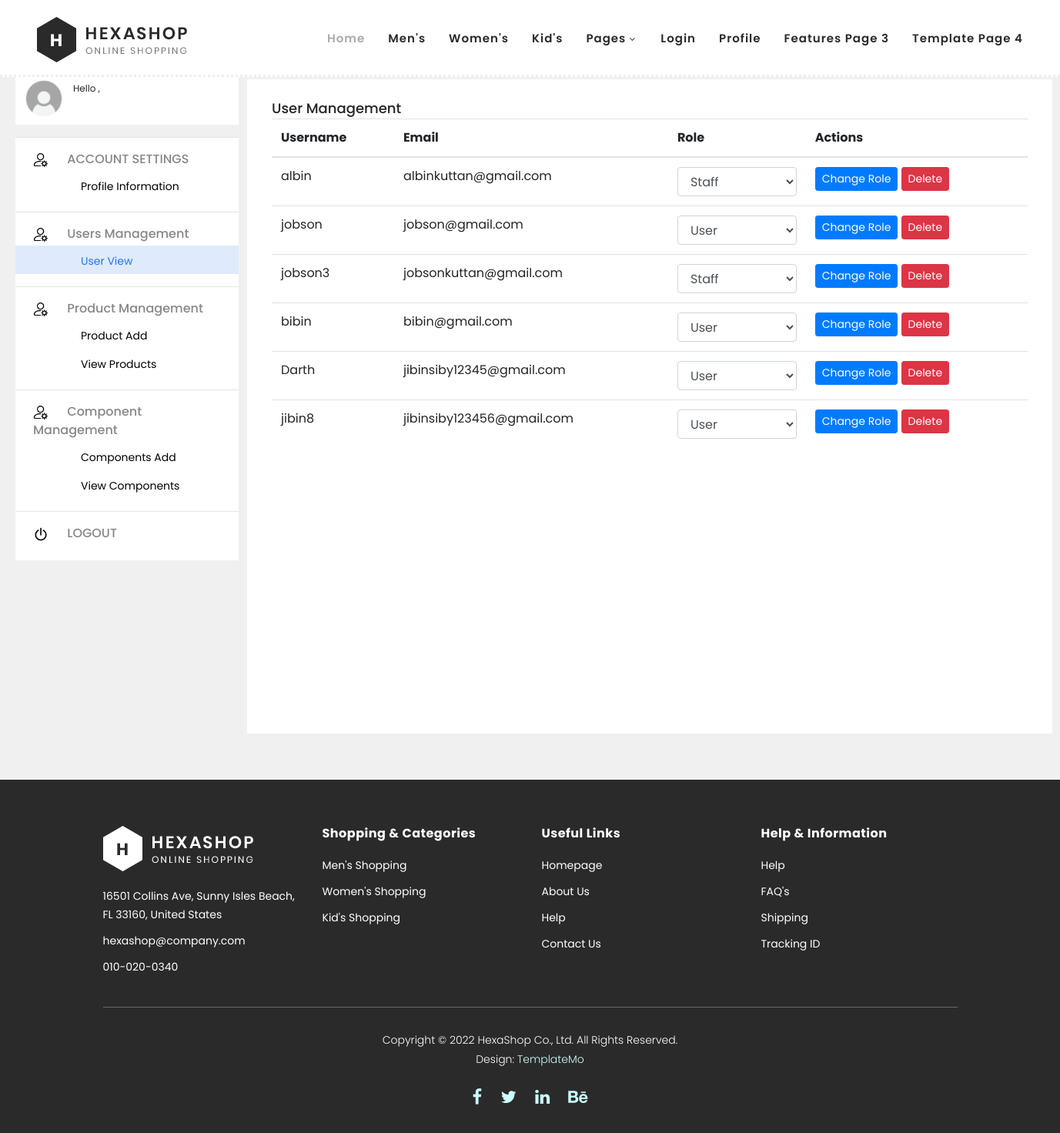
The page /admin_userview/ on the database as committed earlier.
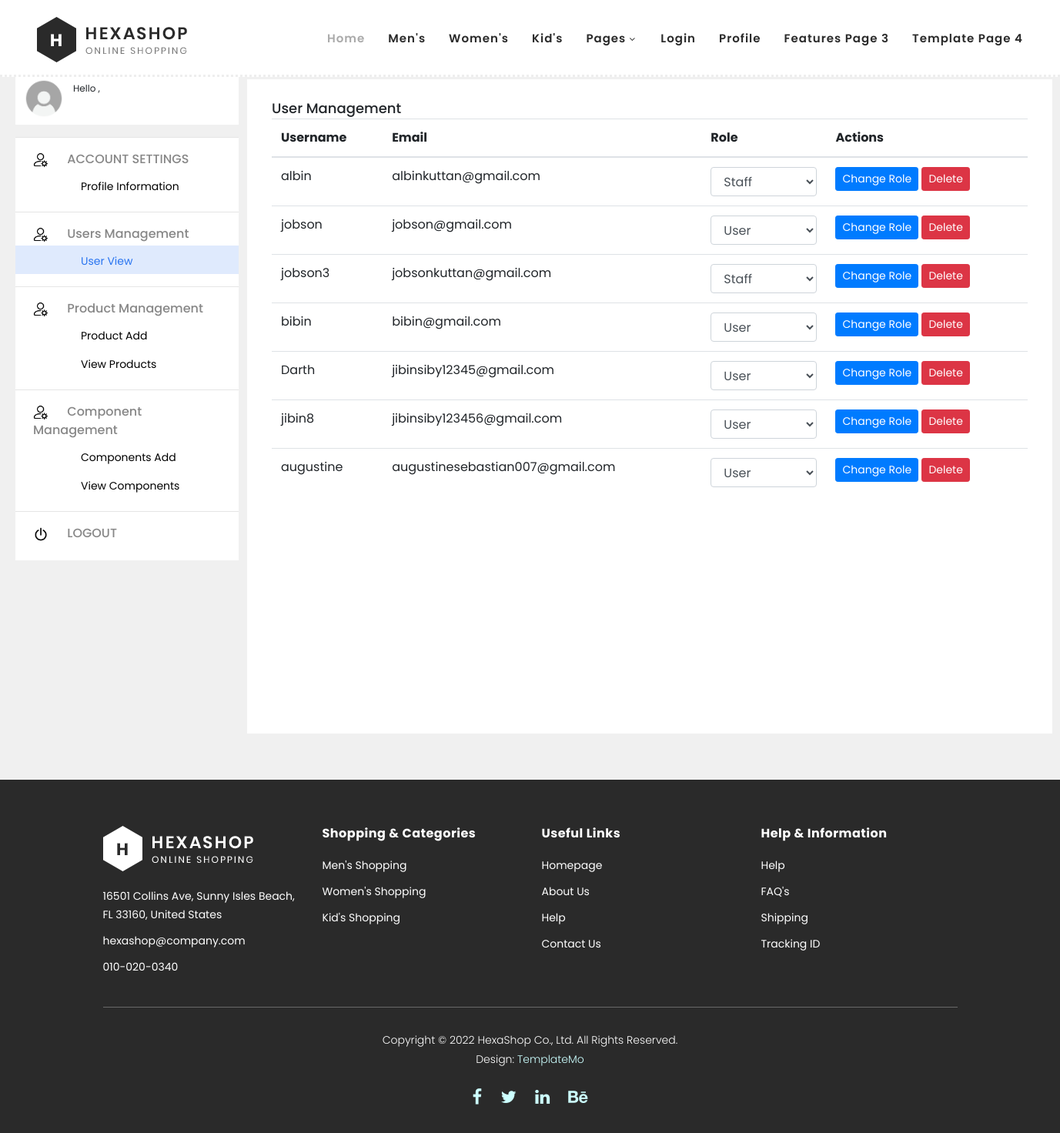
The same page on the database as committed later.
### userapp/models.py (models this page shows, shortened)
class User(AbstractUser):
    ROLE_CHOICES = (
        ('user', 'User'),
        ('staff', 'Staff'),
        ('admin', 'Admin'),
    )
    fullname = models.CharField(max_length=255)
    date_joined = models.DateTimeField(auto_now_add=True)
    last_login = models.DateTimeField(auto_now=True)
    is_staff = models.BooleanField(default=False)
    role = models.CharField(max_length=10, choices=ROLE_CHOICES, default='user')
    mobile = models.CharField(max_length=20,unique=False,default="nil")
    email = models.EmailField(unique=True)
    USERNAME_FIELD = 'email'
    REQUIRED_FIELDS = ['username','password']

### userapp/views.py (the view)
# urls.py: path('admin_userview/', views.admin_userview, name='admin_userview'),
def admin_userview(request):
    User = get_user_model()
    users = User.objects.exclude(is_superuser=True)
    return render(request, 'admin_userview.html', {'users': users})

### template/admin_userview.html (shortened to what this page needs)
{% load static %}
<!DOCTYPE html>
<html lang="en">
  <head>
    <link rel="stylesheet" type="text/css" href="{% static 'css/bootstrap.min.css' %}">
    <link rel="stylesheet" type="text/css" href="{% static 'css/font-awesome.css' %}">
    <link rel="stylesheet" href="{% static 'css/templatemo-hexashop.css' %}">
    <link rel="stylesheet" href="{% static 'css/owl-carousel.css' %}">
    <link rel="stylesheet" href="{% static 'css/lightbox.css' %}">
    <link rel="stylesheet" type="text/css" href="{% static 'css/sidebarprofile.css' %}">
    </head>
    <body style="background-color:#f0f0f0;">
    <header class="header-area header-sticky">
        <div class=" mx-5">
            <div class="row">
                <div class="col-12">
                    <nav class="main-nav">
                        <a href="index.html" class="logo">
                            <img src="{% static 'images/logo.png' %}">
                        </a>
                        <ul class="nav">
                            <li class="scroll-to-section"><a href="#top" class="active">Home</a></li>
                            <li class="scroll-to-section"><a href="#men">Men's</a></li>
                            <li class="scroll-to-section"><a href="#women">Women's</a></li>
                            <li class="scroll-to-section"><a href="#kids">Kid's</a></li>
                            <li class="submenu">
                                <a href="javascript:;">Pages</a>
                            </li>
                            {% if user.is_authenticated%}
                            <li class="submenu">
                                <a href="javascript:;">{{ user.username }}</a>
                                <ul>
                                    <li><a href="{% url 'userapp:logout' %}">Logout</a></li>
                            {% else %}
                                    <li><a href="loginuser">Login</a></li>
                            {% endif %}
                                    <li><a href="profile">Profile</a></li>
                                    <li><a href="#">Features Page 3</a></li>
                                    <li><a rel="nofollow" href="https://templatemo.com/page/4" target="_blank">Template Page 4</a></li>
                                </ul>
                    </nav>
                </div>
            </div>
        </div>
    </header>
     <div class="side-nav">
        <div class="namedisplay">
            <img class="namedisplayimage" height="50px" width="50px" src="{% static 'images/profileimage.png' %}">
            <div class="namedisplaytext">
                <div class="namedisplaytexthello">
                    Hello
                    ,
                </div>
            </div>
        </div>
        <div class="accountdisplay">
            <div class="accountdisplayorderline">
                <hr>
            </div>
            <div class="accountdisplaysettings">
                <div class="accountdisplaysettingdetails">
                    <img class="accountdisplayorderdetailsimage" src="{% static 'images/setting.png' %}">
                    <a class="accountdisplayorderdetailsorder" href="#">
                        ACCOUNT SETTINGS
                    </a>
                </div>
                <div class="profileaddress">
                    <a href="{% url 'userapp:admin_profile' %}">
                        <div class="profileinformation" >Profile Information</div>
                    </a>
                </div>
            </div>
            <div class="accountdisplayorderline">
                <hr>
            </div>
            <div class="accountdisplaysettings">
                <div class="accountdisplaysettingdetails" >
                    <img class="accountdisplayorderdetailsimage" src="{% static 'images/setting.png' %}">
                    <a class="accountdisplayorderdetailsorder" >
                        Users Management
                    </a>
                </div>
                <div class="profileaddress">
                    <a href="{% url 'userapp:admin_userview' %}">
                        <div class="profileinformation" href="#" style="background-color:#dfeafd; color:#2874f0">User View</div>
                    </a>
                </div>
            </div>
            <div class="accountdisplayorderline">
                <hr>
            </div>
            <div class="accountdisplaysettings">
                <div class="accountdisplaysettingdetails">
                    <img class="accountdisplayorderdetailsimage" src="{% static 'images/setting.png' %}">
                    <a class="accountdisplayorderdetailsorder" href="#">
                        Product Management
                    </a>
                </div>
                <div class="profileaddress">
                    <a href="{% url 'userapp:admin_productadd' %}">
                        <div class="profileinformation">Product Add</div>
                    </a>
                    <a href="{% url 'userapp:admin_viewproduct' %}">
                        <div class="manageaddress">View Products</div>
                    </a>
                </div>
            </div>
            <div class="accountdisplayorderline">
                <hr>
            </div>
            <div class="accountdisplaysettings">
                <div class="accountdisplaysettingdetails">
                    <img class="accountdisplayorderdetailsimage" src="{% static 'images/setting.png' %}">
                    <a class="accountdisplayorderdetailsorder" href="#">
                        Component Management
                    </a>
                </div>
                <div class="profileaddress">
                    <a href="{% url 'userapp:admin_addcomponent' %}">
                        <div class="profileinformation">Components Add</div>
                    </a>
                    <a href="{% url 'userapp:admin_viewcomponent' %}">
                        <div class="profileinformation"  >View Components</div>
                    </a>
                </div>
            </div>
            <div class="accountdisplayorderline">
                <hr>
            </div>
            <div class="accountdisplaysettings">
                <div class="accountdisplaysettingdetails">
                    <img class="accountdisplayorderdetailsimage" src="{% static 'images/turn-off.png' %}">
                    <a class="accountdisplayorderdetailsorder" href="{% url 'userapp:logout' %}">
                        LOGOUT
                    </a>
                </div>
            </div>
        </div>
        <div class="profilebody">
            <div class="profilebodypadding">
                <div class="personalinfodetails">
                    <div class="personalinfotitle">
                        <span class="personalinfotitlename">User Management</span>
                    </div>
                    <table class="table">
                        <thead>
                            <tr>
                                <th>Username</th>
                                <th>Email</th>
                                <th>Role</th>
                                <th>Actions</th>
                            </tr>
                        </thead>
                        <tbody>
                            {% for user in users %}
                            <tr>
                                <td>{{ user.username }}</td>
                                <td>{{ user.email }}</td>
                                <td>
                                    <select id="role-{{ user.id }}" class="form-control">
                                        <option value="user" {% if user.role == 'user' %}selected{% endif %}>User</option>
                                        <option value="staff" {% if user.role == 'staff' %}selected{% endif %}>Staff</option>
                                    </select>
                                </td>
                                <td>
                                    <button onclick="changeUserRole({{ user.id }})" class="btn btn-primary btn-sm">Change Role</button>
                                    <button onclick="showDeleteModal({{ user.id }})" class="btn btn-danger btn-sm">Delete</button>
                                </td>
                            </tr>
                            {% endfor %}
                        </tbody>
                    </table>
                </div>
            </div>
        </div>
     </div>
    <footer>
        <div class="container">
            <div class="row">
                <div class="col-lg-3">
                    <div class="first-item">
                        <div class="logo">
                            <img src="{% static 'images/white-logo.png' %}" alt="hexashop ecommerce templatemo">
                        </div>
                        <ul>
                            <li><a href="#">16501 Collins Ave, Sunny Isles Beach, FL 33160, United States</a></li>
                            <li><a href="#">hexashop@company.com</a></li>
                            <li><a href="#">010-020-0340</a></li>
                        </ul>
                    </div>
                </div>
                <div class="col-lg-3">
                    <h4>Shopping &amp; Categories</h4>
                    <ul>
                        <li><a href="#">Men's Shopping</a></li>
                        <li><a href="#">Women's Shopping</a></li>
                        <li><a href="#">Kid's Shopping</a></li>
                    </ul>
                </div>
                <div class="col-lg-3">
                    <h4>Useful Links</h4>
                    <ul>
                        <li><a href="#">Homepage</a></li>
                        <li><a href="#">About Us</a></li>
                        <li><a href="#">Help</a></li>
                        <li><a href="#">Contact Us</a></li>
                    </ul>
                </div>
                <div class="col-lg-3">
                    <h4>Help &amp; Information</h4>
                    <ul>
                        <li><a href="#">Help</a></li>
                        <li><a href="#">FAQ's</a></li>
                        <li><a href="#">Shipping</a></li>
                        <li><a href="#">Tracking ID</a></li>
                    </ul>
                </div>
                <div class="col-lg-12">
                    <div class="under-footer">
                        <p>Copyright © 2022 HexaShop Co., Ltd. All Rights Reserved.
                        <br>Design: <a href="https://templatemo.com" target="_parent" title="free css templates">TemplateMo</a></p>
                        <ul>
                            <li><a href="#"><i class="fa fa-facebook"></i></a></li>
                            <li><a href="#"><i class="fa fa-twitter"></i></a></li>
                            <li><a href="#"><i class="fa fa-linkedin"></i></a></li>
                            <li><a href="#"><i class="fa fa-behance"></i></a></li>
                        </ul>
                    </div>
                </div>
            </div>
        </div>
    </footer>
  </body>
</html>

### static/css/templatemo-hexashop.css (style rules this page uses)
html, body, div, span, applet, object, iframe, h1, h2, h3, h4, h5, h6, p, blockquote, div pre, a, abbr, acronym, address, big, cite, code, del, dfn, em, font, img, ins, kbd, q, s, samp, small, strike, strong, sub, sup, tt, var, b, u, i, center, dl, dt, dd, ol, ul, li, figure, header, nav, section, article, aside, footer, figcaption { margin: 0; padding: 0; border: 0; outline: 0; }
ul, li { padding: 0; margin: 0; list-style: none; }
header, nav, section, article, aside, footer, hgroup { display: block; }
* { box-sizing: border-box; }
html, body { font-family: 'Poppins', sans-serif; font-weight: 400; background-color: #fff; font-size: 16px; -ms-text-size-adjust: 100%; -webkit-font-smoothing: antialiased; -moz-osx-font-smoothing: grayscale; }
a { text-decoration: none !important; }
h1, h2, h3, h4, h5, h6 { margin-top: 0px; margin-bottom: 0px; }
ul { margin-bottom: 0px; }
p { font-size: 14px; line-height: 25px; color: #2a2a2a; }
html, body { background: #fff; font-family: 'Poppins', sans-serif; }
.header-area { border-bottom: 3px dotted #eee; box-shadow: none; background-color: #fff; position: absolute; top: 0px; left: 0px; right: 0px; z-index: 100; height: 100px; -webkit-transition: all .5s ease 0s; -moz-transition: all .5s ease 0s; -o-transition: all .5s ease 0s; transition: all .5s ease 0s; }
.header-area .main-nav { min-height: 80px; background: transparent; }
.header-area .main-nav .logo { line-height: 100px; color: #fff; font-size: 28px; font-weight: 700; text-transform: uppercase; letter-spacing: 2px; float: left; -webkit-transition: all 0.3s ease 0s; -moz-transition: all 0.3s ease 0s; -o-transition: all 0.3s ease 0s; transition: all 0.3s ease 0s; }
.header-area .main-nav .nav { float: right; margin-top: 30px; margin-right: 0px; background-color: transparent; -webkit-transition: all 0.3s ease 0s; -moz-transition: all 0.3s ease 0s; -o-transition: all 0.3s ease 0s; transition: all 0.3s ease 0s; position: relative; z-index: 999; }
.header-area .main-nav .nav li { padding-left: 15px; padding-right: 15px; }
.header-area .main-nav .nav li:last-child { padding-right: 0px; }
.header-area .main-nav .nav li a { display: block; font-weight: 600; font-size: 15px; color: #2a2a2a; text-transform: capitalize; -webkit-transition: all 0.3s ease 0s; -moz-transition: all 0.3s ease 0s; -o-transition: all 0.3s ease 0s; transition: all 0.3s ease 0s; height: 40px; line-height: 40px; border: transparent; letter-spacing: 1px; }
.header-area .main-nav .nav li a { color: #2a2a2a; }
.header-area .main-nav .nav li:hover a, .header-area .main-nav .nav li a.active { color: #aaa!important; }
.header-area .main-nav .nav li.submenu { position: relative; padding-right: 30px; }
.header-area .main-nav .nav li.submenu:after { font-family: FontAwesome; content: "\f107"; font-size: 12px; color: #2a2a2a; position: absolute; right: 18px; top: 12px; }
.header-area.header-sticky { min-height: 80px; }
.header-area .nav { margin-top: 30px; }
.header-area.header-sticky .nav li a.active { color: #aaa; }
@media (min-width: 767px) { .header-area .main-nav .nav { display: flex !important; } }
footer { margin-top: 60px; padding: 60px 0px 30px 0px; background-color: #2a2a2a; }
footer .logo { margin-bottom: 20px; }
footer ul li { display: block; margin-bottom: 10px; }
footer ul li a { font-size: 14px; color: #fff; transition: all .3s; }
footer h4 { letter-spacing: 0.5px; font-size: 16px; color: #fff; font-weight: 700; margin-bottom: 20px; }
footer .under-footer { margin-top: 30px; padding-top: 30px; text-align: center; border-top: 1px solid rgba(250,250,250,0.3); }
footer .under-footer ul { margin-top: 20px; }
footer .under-footer ul li { display: inline-block; margin: 0px 10px; }
footer .under-footer ul li a { font-size: 22px; }
footer .under-footer p { color: #fff; font-size: 14px; font-weight: 300; }
footer .under-footer a { color: #cff; }

### template/admin_userview.html (style rules this page uses)
.profilebody { background-color: #ffffff; width: 1046px; margin-left: 321px; margin-top:-625px; height: 850px; }
.profilebodypadding { padding: 24px 32px 0; }
.personalinfodetails { padding-bottom: 56px; }
.personalinfotitlename { font-size: 18px; font-weight: 500; padding-right: 24px; }

Rows that differ between the two databases and show on the page:
added User: username "augustine", email "augustinesebastian007@gmail.com", role+id "User"
